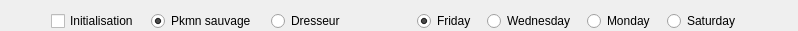
         <widget class="QFrame" name="frame">
          <property name="minimumSize">
           <size>
            <width>0</width>
            <height>31</height>
           </size>
          </property>
          <property name="maximumSize">
           <size>
            <width>16777215</width>
            <height>25</height>
           </size>
          </property>
          <property name="frameShape">
           <enum>QFrame::NoFrame</enum>
          </property>
          <property name="frameShadow">
           <enum>QFrame::Raised</enum>
          </property>
          <layout class="QHBoxLayout" name="horizontalLayout_3">
           <item>
            <spacer name="horizontalSpacer">
             <property name="orientation">
              <enum>Qt::Horizontal</enum>
             </property>
             <property name="sizeType">
              <enum>QSizePolicy::Expanding</enum>
             </property>
             <property name="sizeHint" stdset="0">
              <size>
               <width>40</width>
               <height>20</height>
              </size>
             </property>
            </spacer>
           </item>
           <item>
            <widget class="QFrame" name="frame_7">
             <property name="minimumSize">
              <size>
               <width>300</width>
               <height>25</height>
              </size>
             </property>
             <property name="frameShape">
              <enum>QFrame::NoFrame</enum>
             </property>
             <property name="frameShadow">
              <enum>QFrame::Raised</enum>
             </property>
             <widget class="QRadioButton" name="fighttrainer">
              <property name="geometry">
               <rect>
                <x>220</x>
                <y>0</y>
                <width>81</width>
                <height>20</height>
               </rect>
              </property>
              <property name="text">
               <string>Dresseur</string>
              </property>
             </widget>
             <widget class="QRadioButton" name="fightwild">
              <property name="enabled">
               <bool>true</bool>
              </property>
              <property name="geometry">
               <rect>
                <x>100</x>
                <y>0</y>
                <width>111</width>
                <height>20</height>
               </rect>
              </property>
              <property name="text">
               <string>Pkmn sauvage</string>
              </property>
              <property name="checked">
               <bool>true</bool>
              </property>
             </widget>
             <widget class="QCheckBox" name="init">
              <property name="geometry">
               <rect>
                <x>0</x>
                <y>0</y>
                <width>101</width>
                <height>20</height>
               </rect>
              </property>
              <property name="text">
               <string>Initialisation</string>
              </property>
             </widget>
            </widget>
           </item>
           <item>
            <spacer name="horizontalSpacer_2">
             <property name="orientation">
              <enum>Qt::Horizontal</enum>
             </property>
             <property name="sizeHint" stdset="0">
              <size>
               <width>40</width>
               <height>20</height>
              </size>
             </property>
            </spacer>
           </item>
           <item>
            <widget class="QFrame" name="frame_8">
             <property name="minimumSize">
              <size>
               <width>350</width>
               <height>25</height>
              </size>
             </property>
             <property name="frameShape">
              <enum>QFrame::NoFrame</enum>
             </property>
             <property name="frameShadow">
              <enum>QFrame::Raised</enum>
             </property>
             <widget class="QRadioButton" name="saturday">
              <property name="geometry">
               <rect>
                <x>270</x>
                <y>0</y>
                <width>81</width>
                <height>20</height>
               </rect>
              </property>
              <property name="text">
               <string>Saturday</string>
              </property>
             </widget>
             <widget class="QRadioButton" name="wednesday">
              <property name="geometry">
               <rect>
                <x>90</x>
                <y>0</y>
                <width>91</width>
                <height>20</height>
               </rect>
              </property>
              <property name="text">
               <string>Wednesday</string>
              </property>
             </widget>
             <widget class="QRadioButton" name="monday">
              <property name="enabled">
               <bool>true</bool>
              </property>
              <property name="geometry">
               <rect>
                <x>190</x>
                <y>0</y>
                <width>71</width>
                <height>20</height>
               </rect>
              </property>
              <property name="text">
               <string>Monday</string>
              </property>
              <property name="checked">
               <bool>false</bool>
              </property>
             </widget>
             <widget class="QRadioButton" name="friday">
              <property name="geometry">
               <rect>
                <x>20</x>
                <y>0</y>
                <width>61</width>
                <height>20</height>
               </rect>
              </property>
              <property name="text">
               <string>Friday</string>
              </property>
              <property name="checked">
               <bool>true</bool>
              </property>
             </widget>
            </widget>
           </item>
           <item>
            <spacer name="horizontalSpacer_3">
             <property name="orientation">
              <enum>Qt::Horizontal</enum>
             </property>
             <property name="sizeType">
              <enum>QSizePolicy::Expanding</enum>
             </property>
             <property name="sizeHint" stdset="0">
              <size>
               <width>40</width>
               <height>20</height>
              </size>
             </property>
            </spacer>
           </item>
          </layout>
         </widget>
